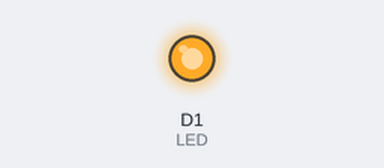
This sketch was run on a simulated ESP8266 (NodeMCU). Shown: output pins drawn as LEDs (lit = HIGH). WiFi joins after 1.5 s; servers stay silent unless stated; what the sketch prints to the serial monitor is not drawn.

Above: at 16.6 s.
At 46.9 s:
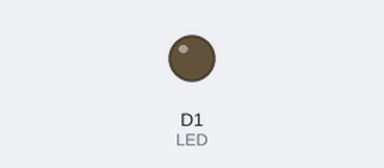
Timing chart, 0 to 80.3 s (numbered marks = the images above):
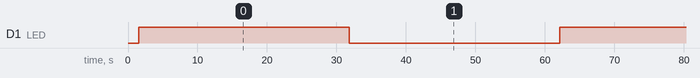

Measured:
- by itself, D1 (LED): alternates HIGH for 30.3 s and LOW for 30.3 s

The sketch:

LED_Blink_with_IoT.ino
```cpp
// Robo India Tutorial
// Simple code upload the tempeature and humidity data using thingspeak.com
// Hardware: NodeMCU,LED


#include "ThingSpeak.h"
#include <ESP8266WiFi.h>

const char *ssid =  "AS2L-Room";     // replace with your wifi ssid and wpa2 key
const char *pass =  "ODU_BLAST";
const char* server = "api.thingspeak.com";
 const char * myWriteAPIKey = "3M0SBN71PI6UD1A4";   //  Enter your Write API key from ThingSpeak
unsigned long myChannelNumber = 803487;
uint8_t LED_Status, l=0;

WiFiClient client;

#define LED D1            // Led in NodeMCU at pin GPIO5 (D1).
void setup()
{
       Serial.begin(115200);
       delay(10);

       pinMode(LED, OUTPUT);    // LED D1 pin as output.

       Serial.println("Connecting to ");
       Serial.println(ssid);


       WiFi.begin(ssid, pass);

      while (WiFi.status() != WL_CONNECTED)
     {
            delay(500);
            Serial.print(".");
     }
      Serial.println("");
      Serial.println("WiFi connected");

      // Print the IP address
      Serial.println(WiFi.localIP());
      ThingSpeak.begin(client);

}

void loop() {
LED_Status = HIGH;
digitalWrite(LED, LED_Status);// turn the LED off.(Note that LOW is the voltage level but actually
                        //the LED is on; this is because it is acive low on the ESP8266.
Serial.print("LED Status is :");
Serial.print(LED_Status);
ThingSpeak.writeField(myChannelNumber, 3, LED_Status, myWriteAPIKey);
delay(30000); // ThingSpeak will only accept updates every 15 seconds.

LED_Status = LOW;
digitalWrite(LED, LED_Status); // turn the LED on.
Serial.print("LED Status is :");
Serial.print(LED_Status);
ThingSpeak.writeField(myChannelNumber, 3, LED_Status, myWriteAPIKey);
delay(30000); // ThingSpeak will only accept updates every 15 seconds.
}
```
